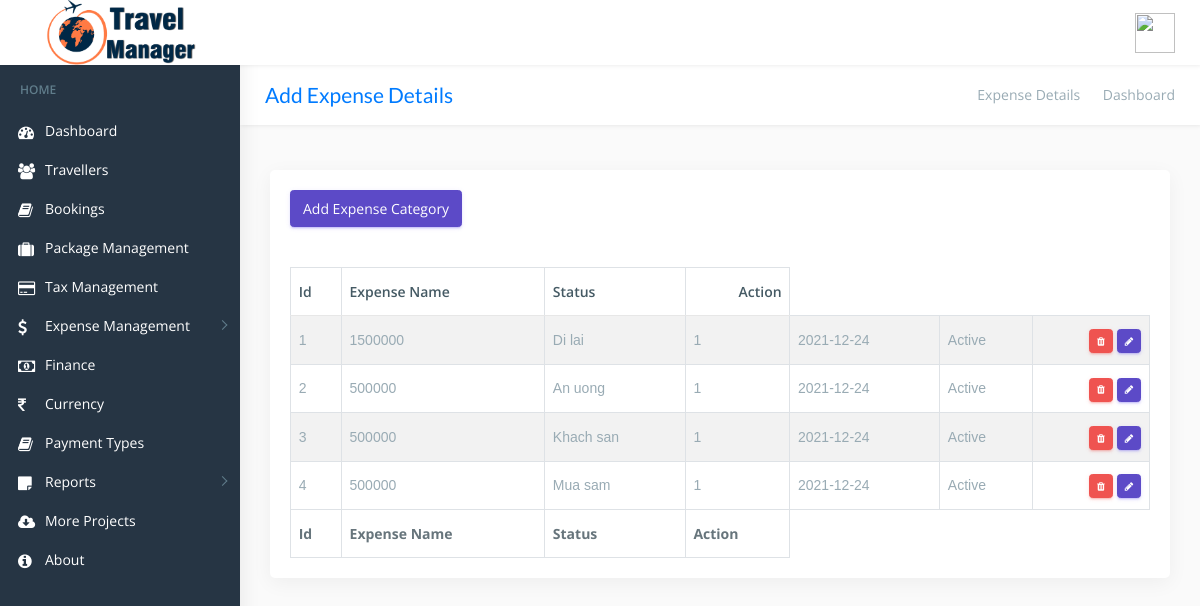
Page /admin/expense1_details.php (signed in) on the committed database.
### tables this page shows
CREATE TABLE `settings` (
  `id` int(11) NOT NULL,
  `title` varchar(200) NOT NULL,
  `f_image` varchar(200) NOT NULL,
  `logo_image` varchar(200) NOT NULL,
  `login_image` varchar(200) NOT NULL,
  `currency` varchar(200) NOT NULL,
  `footer` varchar(200) NOT NULL,
  `address` varchar(200) NOT NULL,
  `add1` varchar(200) NOT NULL
);

CREATE TABLE `expense` (
  `id` int(11) NOT NULL,
  `expense_for` varchar(200) NOT NULL,
  `expense_name` varchar(200) NOT NULL,
  `amount` int(11) NOT NULL,
  `created_date` date NOT NULL
);

CREATE TABLE `expense_category` (
  `id` int(11) NOT NULL,
  `expense_name` varchar(200) NOT NULL,
  `status` varchar(200) NOT NULL
);

### admin/expense1_details.php (the view, shortened to what this page needs)
<?php include "header.php" ?>
<?php include "sidebar.php" ?>
<div class="page-wrapper">
    <div class="row page-titles">
        <div class="col-md-5 align-self-center">
            <h3 class="text-primary">Add Expense Details</h3>
        </div>
        <div class="col-md-7 align-self-center">
            <ol class="breadcrumb">
                <li class="breadcrumb-item"><a href="javascript:void(0)">Expense Details</a></li>
                <li class="breadcrumb-item active">Dashboard</li>
            </ol>
        </div>
    </div>
    <div class="container-fluid">
        <div class="row">
            <div class="col-12">
                <div class="card">
                    <div class="card-body">
                        <a href="add_expense_category.php"><button type="button" class="btn btn-primary">Add Expense Category</button></a>
                        <div class="table-responsive m-t-40">
                            <table id="example23" class="display nowrap table table-hover table-striped table-bordered" cellspacing="0" width="100%">
                                <thead>
                                    <tr>
                                        <th>Id</th>
                                        <th>Expense Name</th>
                                        <th>Status</th>
                                        <th>Action</th>
                                    </tr>
                                </thead>
                                <tfoot>
                                    <tr>
                                        <th>Id</th>
                                        <th>Expense Name</th>
                                        <th>Status</th>
                                        <th>Action</th>
                                    </tr>
                                </tfoot>
                                <tbody>
                                    <?php
                                    include "config.php";
                                    try {
                                        $conn = new PDO("mysql:host=$servername;dbname=$dbname", $username, $password);
                                        $conn->setAttribute(PDO::ATTR_ERRMODE, PDO::ERRMODE_EXCEPTION);
                                        $stmt = $conn->prepare("SELECT * FROM expense order by id");
                                        $stmt->execute();
                                        $data = $stmt->fetchAll();
                                    } catch (PDOException $e) {
                                        echo "Error: " . $e->getMessage();
                                    }
                                    foreach ($data as $value) {
                                        $stmt1 = $conn->prepare("SELECT * FROM expense_category WHERE id='" . $value['expense_name'] . "'");
                                        $stmt1->execute();
                                        $expense = $stmt1->fetch(PDO::FETCH_ASSOC);
                                    ?>
                                        <tr>
                                            <td><?php echo $value['id']; ?></td>
                                            <td><?php echo $value['expense_for']; ?></td>
                                            <td><?php echo $expense['expense_name']; ?></td>
                                            <td><?php echo $value['amount']; ?></td>
                                            <td><?php echo $value['created_date']; ?></td>
                                            <td><?php echo $expense['status']; ?></td>
                                            <td>
                                                <a href="operations/expense_category.php?id=<?php echo $value['id']; ?>" class="btn btn-xs btn-danger"><i class="fa fa-trash"></i></a>
                                                <a href="update_expense_category.php?id=<?php echo $value['id']; ?>" class="btn btn-xs btn-primary"><i class="fa fa-pencil"></i></a><br>
                                            </td>
                                        </tr>
                                    <?php } ?>
                                </tbody>
                            </table>
                        </div>
                    </div>
                </div>
            </div>
        </div>
    </div>
    <?php include "footer.php" ?>

### admin/header.php (shortened to what this page needs)
<?php
include('config.php');
try {
    $conn = new PDO("mysql:host=$servername;dbname=$dbname", $username, $password);
    $conn->setAttribute(PDO::ATTR_ERRMODE, PDO::ERRMODE_EXCEPTION);
    $stmt = $conn->prepare("select * from settings");
    $stmt->execute();
    $row = $stmt->fetch(PDO::FETCH_ASSOC);
    $logo_image = $row['logo_image'];
} catch (PDOException $e) {
    echo $sql . "<br>" . $e->getMessage();
    $_SESSION['reply'] = "Added Successfully";
    header("location:../tax.php");
}
?>
<!DOCTYPE html>
<html lang="en">
<head>
    <link href="css/lib/bootstrap/bootstrap.min.css" rel="stylesheet">
    <link href="css/lib/calendar2/semantic.ui.min.css" rel="stylesheet">
    <link href="css/lib/calendar2/pignose.calendar.min.css" rel="stylesheet">
    <link href="css/lib/owl.carousel.min.css" rel="stylesheet" />
    <link href="css/lib/owl.theme.default.min.css" rel="stylesheet" />
    <link href="css/helper.css" rel="stylesheet">
    <link href="css/style.css" rel="stylesheet">
    <link rel="stylesheet" href="css/popup_style.css">
</head>
<body class="fix-header fix-sidebar">
    <div id="main-wrapper">
        <div class="header">
            <nav class="navbar top-navbar navbar-expand-md navbar-light">
                <div class="navbar-header">
                    <a class="navbar-brand" href="index.php">
                        <span><img src="../admin/settings/<?php echo $logo_image; ?>" style="height:65px; width: auto" alt="homepage" class="dark-logo" /></span>
                    </a>
                </div>
                <div class="navbar-collapse">
                    <ul class="navbar-nav mr-auto mt-md-0">
                        <li class="nav-item m-l-10"> <a class="nav-link sidebartoggler hidden-sm-down text-muted  " href="javascript:void(0)"><i class="ti-menu"></i></a> </li>
                    </ul>
                    <ul class="navbar-nav my-lg-0">
                        <li class="nav-item dropdown">
                            <a class="nav-link dropdown-toggle text-muted  " href="#" data-toggle="dropdown" aria-haspopup="true" aria-expanded="false">
                                <img src="../admin/upload/profile.png?php echo $_SESSION['file']; ?>" width="40px" height="40px">
                            </a>
                        </li>
                    </ul>
                </div>
            </nav>
        </div>
    </div>
</body>
</html>

### admin/sidebar.php (shortened to what this page needs)
<div class="left-sidebar">
    <div class="scroll-sidebar">
        <nav class="sidebar-nav">
            <ul id="sidebarnav">
                <li class="nav-label">Home</li>
                <li> <a href="index.php" aria-expanded="false"><i class="fa fa-tachometer"></i><span class="hide-menu">Dashboard</a>
                </li>
                <li> <a class="#" href="traveller_details.php" aria-expanded="false"><i class="fa fa-users"></i><span class="hide-menu">Travellers</span></a>
                </li>
                <li> <a class="#" href="booking_details.php" aria-expanded="false"><i class="fa fa-book"></i><span class="hide-menu">Bookings</span></a>
                </li>
                <li> <a class="#" href="package_details.php" aria-expanded="false"><i class="fa fa-suitcase"></i><span class="hide-menu">Package Management</span></a>
                </li>
                <li> <a class="#" href="tax_details.php" aria-expanded="false"><i class="fa fa-credit-card"></i><span class="hide-menu">Tax Management</span></a>
                </li>
                <li> <a class="has-arrow" href="#" aria-expanded="false"><i class="fa fa-dollar"></i><span class="hide-menu">Expense Management</span></a>
                </li>
                <li> <a class="#" href="finance_details.php" aria-expanded="false"><i class="fa fa-money"></i><span class="hide-menu">Finance</span></a>
                </li>
                <li> <a class="#" href="currency_details.php" aria-expanded="false"><i class="fa fa-inr"></i><span class="hide-menu">Currency</span></a>
                </li>
                <li> <a class="#" href="payment_details.php" aria-expanded="false"><i class="fa fa-book"></i><span class="hide-menu">Payment Types </span></a>
                </li>
                <li> <a class="has-arrow " href="#" aria-expanded="false"><i class="fa fa-sticky-note"></i><span class="hide-menu">Reports</span></a>
                </li>
                <li> <a href="https://www.facebook.com/healer266/" aria-expanded="false " target="_blank"><i class="fa fa-cloud-download"></i><span class="hide-menu">More Projects</a>
                </li>
                <li> <a class="#" href="about.php" aria-expanded="false"><i class="fa fa-info-circle"></i><span class="hide-menu">About</span></a>
                </li>
            </ul>
        </nav>
    </div>
</div>

### admin/footer.php (shortened to what this page needs)
</div>
</body>
</html>

### admin/css/helper.css (style rules this page uses)
.m-t-40 { margin-top: 40px!important; }
.m-l-10 { margin-left: 10px!important; }

### rows in the picture
settings: logo_image (picture)
expense: id "1", expense_for "1500000", expense_category.expense_name "Di lai", amount "1", created_date "2021-12-24", expense_category.status "Active"
expense: id "2", expense_for "500000", expense_category.expense_name "An uong", amount "1", created_date "2021-12-24", expense_category.status "Active"
expense: id "3", expense_for "500000", expense_category.expense_name "Khach san", amount "1", created_date "2021-12-24", expense_category.status "Active"
expense: id "4", expense_for "500000", expense_category.expense_name "Mua sam", amount "1", created_date "2021-12-24", expense_category.status "Active"
